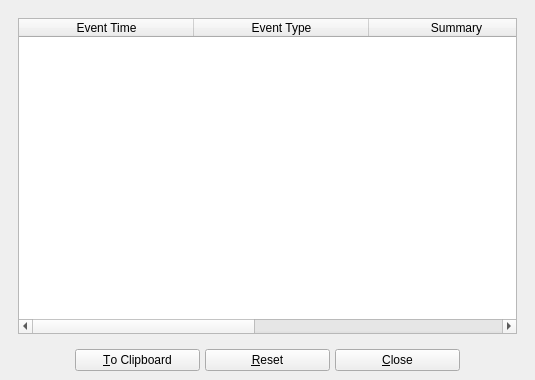
<?xml version="1.0" encoding="UTF-8"?>
<ui version="4.0">
 <class>errordialog</class>
 <widget class="QMainWindow" name="errordialog">
  <property name="geometry">
   <rect>
    <x>0</x>
    <y>0</y>
    <width>535</width>
    <height>380</height>
   </rect>
  </property>
  <property name="windowTitle">
   <string>BiblioteQ: Error Log</string>
  </property>
  <property name="windowIcon">
   <iconset resource="../Icons/icons.qrc">
    <normaloff>:/book.png</normaloff>:/book.png</iconset>
  </property>
  <widget class="QWidget" name="centralwidget">
   <layout class="QVBoxLayout">
    <item>
     <widget class="QFrame" name="frame">
      <layout class="QVBoxLayout">
       <item>
        <widget class="QTableWidget" name="table">
         <property name="editTriggers">
          <set>QAbstractItemView::NoEditTriggers</set>
         </property>
         <property name="dragEnabled">
          <bool>false</bool>
         </property>
         <property name="alternatingRowColors">
          <bool>true</bool>
         </property>
         <property name="selectionMode">
          <enum>QAbstractItemView::ExtendedSelection</enum>
         </property>
         <property name="selectionBehavior">
          <enum>QAbstractItemView::SelectRows</enum>
         </property>
         <property name="verticalScrollMode">
          <enum>QAbstractItemView::ScrollPerPixel</enum>
         </property>
         <property name="horizontalScrollMode">
          <enum>QAbstractItemView::ScrollPerPixel</enum>
         </property>
         <property name="sortingEnabled">
          <bool>true</bool>
         </property>
         <property name="cornerButtonEnabled">
          <bool>true</bool>
         </property>
         <attribute name="horizontalHeaderMinimumSectionSize">
          <number>175</number>
         </attribute>
         <attribute name="horizontalHeaderDefaultSectionSize">
          <number>175</number>
         </attribute>
         <attribute name="horizontalHeaderStretchLastSection">
          <bool>true</bool>
         </attribute>
         <column>
          <property name="text">
           <string>Event Time</string>
          </property>
         </column>
         <column>
          <property name="text">
           <string>Event Type</string>
          </property>
         </column>
         <column>
          <property name="text">
           <string>Summary</string>
          </property>
         </column>
         <column>
          <property name="text">
           <string>Full Description</string>
          </property>
         </column>
         <column>
          <property name="text">
           <string>File</string>
          </property>
         </column>
         <column>
          <property name="text">
           <string>Line Number</string>
          </property>
         </column>
        </widget>
       </item>
      </layout>
     </widget>
    </item>
    <item>
     <layout class="QHBoxLayout">
      <property name="spacing">
       <number>5</number>
      </property>
      <item>
       <spacer>
        <property name="orientation">
         <enum>Qt::Horizontal</enum>
        </property>
        <property name="sizeType">
         <enum>QSizePolicy::Expanding</enum>
        </property>
        <property name="sizeHint" stdset="0">
         <size>
          <width>39</width>
          <height>20</height>
         </size>
        </property>
       </spacer>
      </item>
      <item>
       <widget class="QPushButton" name="copyButton">
        <property name="minimumSize">
         <size>
          <width>125</width>
          <height>0</height>
         </size>
        </property>
        <property name="text">
         <string>&amp;To Clipboard</string>
        </property>
        <property name="icon">
         <iconset resource="../Icons/icons.qrc">
          <normaloff>:/16x16/ok.png</normaloff>:/16x16/ok.png</iconset>
        </property>
       </widget>
      </item>
      <item>
       <widget class="QPushButton" name="resetButton">
        <property name="minimumSize">
         <size>
          <width>125</width>
          <height>0</height>
         </size>
        </property>
        <property name="text">
         <string>&amp;Reset</string>
        </property>
        <property name="icon">
         <iconset resource="../Icons/icons.qrc">
          <normaloff>:/16x16/reset.png</normaloff>:/16x16/reset.png</iconset>
        </property>
       </widget>
      </item>
      <item>
       <widget class="QPushButton" name="cancelButton">
        <property name="minimumSize">
         <size>
          <width>125</width>
          <height>0</height>
         </size>
        </property>
        <property name="text">
         <string>&amp;Close</string>
        </property>
        <property name="icon">
         <iconset resource="../Icons/icons.qrc">
          <normaloff>:/16x16/cancel.png</normaloff>:/16x16/cancel.png</iconset>
        </property>
        <property name="shortcut">
         <string>Ctrl+W</string>
        </property>
       </widget>
      </item>
      <item>
       <spacer>
        <property name="orientation">
         <enum>Qt::Horizontal</enum>
        </property>
        <property name="sizeHint" stdset="0">
         <size>
          <width>39</width>
          <height>20</height>
         </size>
        </property>
       </spacer>
      </item>
     </layout>
    </item>
   </layout>
  </widget>
 </widget>
 <resources>
  <include location="../Icons/icons.qrc"/>
 </resources>
 <connections/>
</ui>
